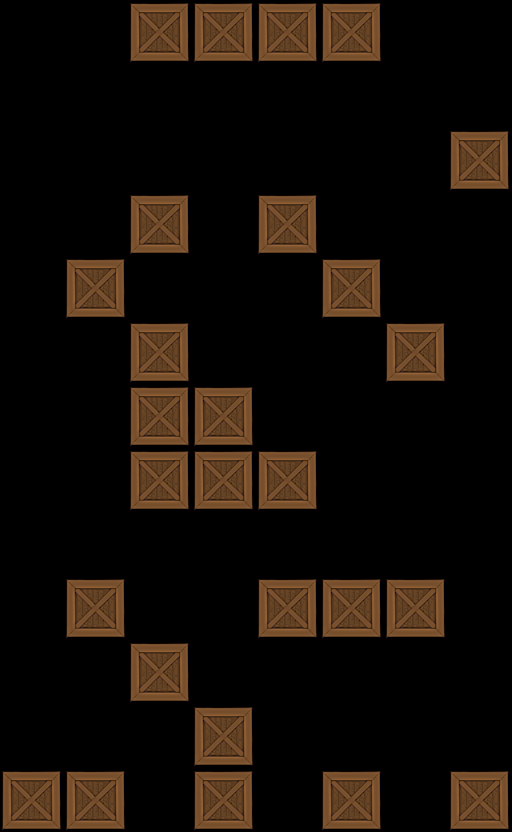

Tiled map render using the project's own tile images. Description and the map definition, with tile-layer contents summarised, below:
An orthogonal 8x13 tile map with 64x64 px tiles, 1 tile layer (Tile Layer 1).

<map version="1.0" orientation="orthogonal" width="8" height="13" tilewidth="64" tileheight="64">
 <tileset firstgid="1" name="crate" tilewidth="64" tileheight="64">
  <image source="../../crate.png" width="64" height="64" />
 </tileset>
 <layer name="Tile Layer 1" width="8" height="13">
  <data>[104 cells, 27 non-empty, 1 distinct tile ids]</data>
 </layer>
</map>
